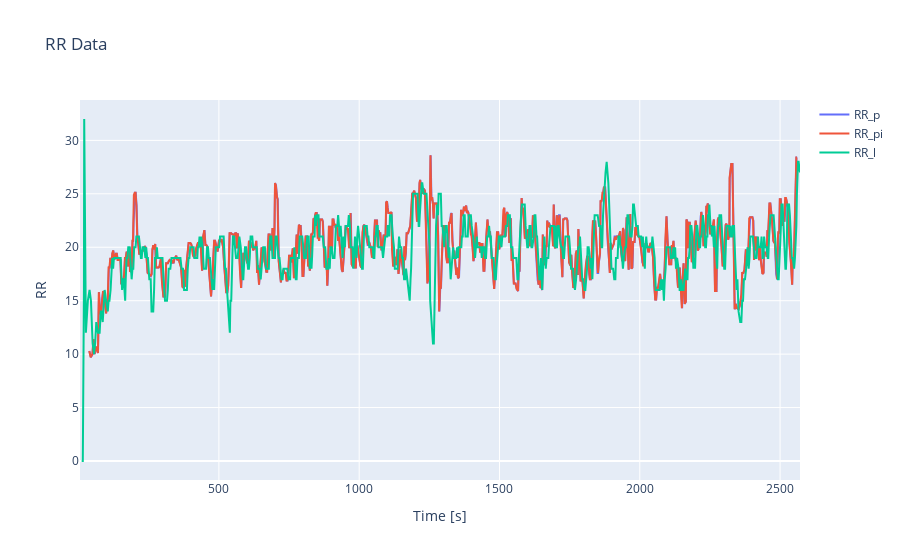

Notebook source saved alongside this figure:
### Code cell
# Plot RR data
plot_dict_RR = {
    "RR_p": (RR_p, "index", "RRAvg"),
    "RR_pi": (RR_pi, "index", "RRAvg"),
    "RR_l": (RR_l, "index", "RRAvg")
}
pl.plot_df_columns(plot_dict_RR, plottitle = "RR Data", xtitle="Time [s]", ytitle= "RR", show = False, renderer = "jupyterlab")

### Figure 1 — Plotly figure (JSON) as saved in the notebook; plotly's stock layout.template omitted (floating-point values rounded to 4 significant figures; data arrays with more than 128 entries replaced by an {"elided": "..."} marker saying what was removed)
{"data": [{"name": "RR_p", "x": {"elided": "801 float values"}, "y": {"elided": "801 float values"}, "type": "scatter"}, {"name": "RR_pi", "x": {"elided": "801 int values"}, "y": {"elided": "801 float values"}, "type": "scatter"}, {"name": "RR_l", "x": {"elided": "808 int values"}, "y": {"elided": "808 int values"}, "type": "scatter"}], "layout": {"title": {"text": "RR Data"}, "xaxis": {"title": {"text": "Time [s]"}}, "yaxis": {"title": {"text": "RR"}}}}
